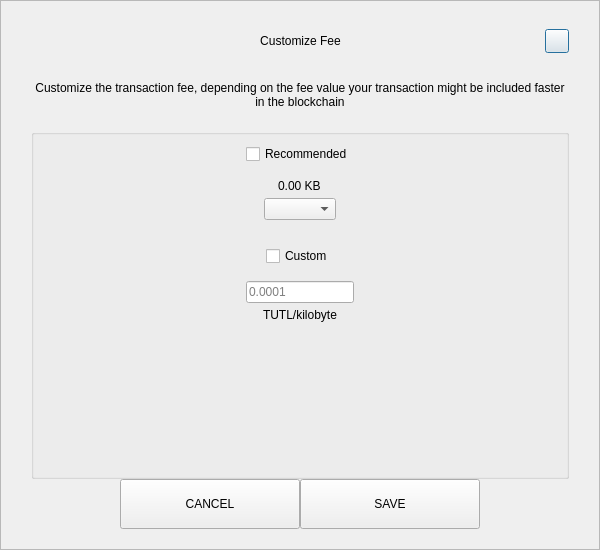
<?xml version="1.0" encoding="UTF-8"?>
<ui version="4.0">
 <class>SendCustomFeeDialog</class>
 <widget class="QDialog" name="SendCustomFeeDialog">
  <property name="geometry">
   <rect>
    <x>0</x>
    <y>0</y>
    <width>600</width>
    <height>550</height>
   </rect>
  </property>
  <property name="windowTitle">
   <string>Form</string>
  </property>
  <layout class="QVBoxLayout" name="verticalLayout_3">
   <property name="spacing">
    <number>0</number>
   </property>
   <property name="leftMargin">
    <number>0</number>
   </property>
   <property name="topMargin">
    <number>0</number>
   </property>
   <property name="rightMargin">
    <number>0</number>
   </property>
   <property name="bottomMargin">
    <number>0</number>
   </property>
   <item>
    <widget class="QFrame" name="frame">
     <property name="styleSheet">
      <string notr="true"/>
     </property>
     <property name="frameShape">
      <enum>QFrame::StyledPanel</enum>
     </property>
     <property name="frameShadow">
      <enum>QFrame::Raised</enum>
     </property>
     <layout class="QVBoxLayout" name="verticalLayout_2">
      <property name="spacing">
       <number>0</number>
      </property>
      <property name="leftMargin">
       <number>30</number>
      </property>
      <property name="topMargin">
       <number>20</number>
      </property>
      <property name="rightMargin">
       <number>30</number>
      </property>
      <property name="bottomMargin">
       <number>20</number>
      </property>
      <item>
       <layout class="QHBoxLayout" name="horizontalLayout_3">
        <property name="spacing">
         <number>0</number>
        </property>
        <item>
         <spacer name="horizontalSpacer_21">
          <property name="orientation">
           <enum>Qt::Horizontal</enum>
          </property>
          <property name="sizeHint" stdset="0">
           <size>
            <width>40</width>
            <height>20</height>
           </size>
          </property>
         </spacer>
        </item>
        <item>
         <widget class="QLabel" name="labelTitle">
          <property name="minimumSize">
           <size>
            <width>0</width>
            <height>40</height>
           </size>
          </property>
          <property name="maximumSize">
           <size>
            <width>16777215</width>
            <height>40</height>
           </size>
          </property>
          <property name="styleSheet">
           <string notr="true">padding-left:24px;</string>
          </property>
          <property name="text">
           <string>Customize Fee</string>
          </property>
          <property name="alignment">
           <set>Qt::AlignCenter</set>
          </property>
          <property name="margin">
           <number>7</number>
          </property>
         </widget>
        </item>
        <item>
         <spacer name="horizontalSpacer">
          <property name="orientation">
           <enum>Qt::Horizontal</enum>
          </property>
          <property name="sizeHint" stdset="0">
           <size>
            <width>40</width>
            <height>20</height>
           </size>
          </property>
         </spacer>
        </item>
        <item>
         <widget class="QPushButton" name="btnEsc">
          <property name="minimumSize">
           <size>
            <width>24</width>
            <height>24</height>
           </size>
          </property>
          <property name="maximumSize">
           <size>
            <width>24</width>
            <height>24</height>
           </size>
          </property>
          <property name="text">
           <string/>
          </property>
         </widget>
        </item>
       </layout>
      </item>
      <item>
       <spacer name="verticalSpacer_2">
        <property name="orientation">
         <enum>Qt::Vertical</enum>
        </property>
        <property name="sizeType">
         <enum>QSizePolicy::Fixed</enum>
        </property>
        <property name="sizeHint" stdset="0">
         <size>
          <width>20</width>
          <height>20</height>
         </size>
        </property>
       </spacer>
      </item>
      <item>
       <widget class="QLabel" name="labelMessage">
        <property name="text">
         <string>Customize the transaction fee, depending on the fee value your transaction might be included faster in the blockchain</string>
        </property>
        <property name="alignment">
         <set>Qt::AlignCenter</set>
        </property>
        <property name="wordWrap">
         <bool>true</bool>
        </property>
       </widget>
      </item>
      <item>
       <spacer name="verticalSpacer_3">
        <property name="orientation">
         <enum>Qt::Vertical</enum>
        </property>
        <property name="sizeType">
         <enum>QSizePolicy::Fixed</enum>
        </property>
        <property name="sizeHint" stdset="0">
         <size>
          <width>20</width>
          <height>20</height>
         </size>
        </property>
       </spacer>
      </item>
      <item>
       <widget class="QGroupBox" name="groupBox">
        <property name="title">
         <string/>
        </property>
        <layout class="QVBoxLayout" name="verticalLayout">
         <property name="leftMargin">
          <number>12</number>
         </property>
         <property name="rightMargin">
          <number>12</number>
         </property>
         <item>
          <layout class="QVBoxLayout" name="verticalLayout_4">
           <property name="spacing">
            <number>5</number>
           </property>
           <item alignment="Qt::AlignHCenter">
            <widget class="QCheckBox" name="checkBoxRecommended">
             <property name="text">
              <string>Recommended</string>
             </property>
            </widget>
           </item>
           <item>
            <spacer name="verticalSpacer_5">
             <property name="orientation">
              <enum>Qt::Vertical</enum>
             </property>
             <property name="sizeType">
              <enum>QSizePolicy::Fixed</enum>
             </property>
             <property name="sizeHint" stdset="0">
              <size>
               <width>20</width>
               <height>10</height>
              </size>
             </property>
            </spacer>
           </item>
           <item alignment="Qt::AlignHCenter">
            <widget class="QLabel" name="labelFee">
             <property name="text">
              <string>0.00 KB</string>
             </property>
            </widget>
           </item>
           <item alignment="Qt::AlignHCenter">
            <widget class="QComboBox" name="comboBoxRecommended"/>
           </item>
          </layout>
         </item>
         <item>
          <spacer name="verticalSpacer">
           <property name="orientation">
            <enum>Qt::Vertical</enum>
           </property>
           <property name="sizeType">
            <enum>QSizePolicy::Fixed</enum>
           </property>
           <property name="sizeHint" stdset="0">
            <size>
             <width>20</width>
             <height>20</height>
            </size>
           </property>
          </spacer>
         </item>
         <item>
          <layout class="QVBoxLayout" name="verticalLayout_5">
           <property name="spacing">
            <number>5</number>
           </property>
           <item alignment="Qt::AlignHCenter">
            <widget class="QCheckBox" name="checkBoxCustom">
             <property name="text">
              <string>Custom</string>
             </property>
            </widget>
           </item>
           <item>
            <spacer name="verticalSpacer_6">
             <property name="orientation">
              <enum>Qt::Vertical</enum>
             </property>
             <property name="sizeType">
              <enum>QSizePolicy::Fixed</enum>
             </property>
             <property name="sizeHint" stdset="0">
              <size>
               <width>20</width>
               <height>10</height>
              </size>
             </property>
            </spacer>
           </item>
           <item alignment="Qt::AlignHCenter">
            <widget class="QLineEdit" name="lineEditCustomFee">
             <property name="placeholderText">
              <string notr="true">0.0001</string>
             </property>
            </widget>
           </item>
           <item alignment="Qt::AlignHCenter">
            <widget class="QLabel" name="labelCustomFee">
             <property name="text">
              <string>TUTL/kilobyte</string>
             </property>
            </widget>
           </item>
          </layout>
         </item>
         <item>
          <spacer name="verticalSpacer_4">
           <property name="orientation">
            <enum>Qt::Vertical</enum>
           </property>
           <property name="sizeHint" stdset="0">
            <size>
             <width>20</width>
             <height>40</height>
            </size>
           </property>
          </spacer>
         </item>
        </layout>
       </widget>
      </item>
      <item>
       <layout class="QHBoxLayout" name="horizontalLayout" stretch="1,2,2,1">
        <item>
         <spacer name="horizontalSpacer1">
          <property name="orientation">
           <enum>Qt::Horizontal</enum>
          </property>
          <property name="sizeHint" stdset="0">
           <size>
            <width>40</width>
            <height>20</height>
           </size>
          </property>
         </spacer>
        </item>
        <item>
         <widget class="QPushButton" name="btnCancel">
          <property name="minimumSize">
           <size>
            <width>180</width>
            <height>50</height>
           </size>
          </property>
          <property name="focusPolicy">
           <enum>Qt::NoFocus</enum>
          </property>
          <property name="text">
           <string>CANCEL</string>
          </property>
         </widget>
        </item>
        <item>
         <widget class="QPushButton" name="btnSave">
          <property name="minimumSize">
           <size>
            <width>180</width>
            <height>50</height>
           </size>
          </property>
          <property name="focusPolicy">
           <enum>Qt::NoFocus</enum>
          </property>
          <property name="text">
           <string>SAVE</string>
          </property>
         </widget>
        </item>
        <item>
         <spacer name="horizontalSpacer_2">
          <property name="orientation">
           <enum>Qt::Horizontal</enum>
          </property>
          <property name="sizeHint" stdset="0">
           <size>
            <width>40</width>
            <height>20</height>
           </size>
          </property>
         </spacer>
        </item>
       </layout>
      </item>
     </layout>
    </widget>
   </item>
  </layout>
 </widget>
 <resources/>
 <connections/>
</ui>
